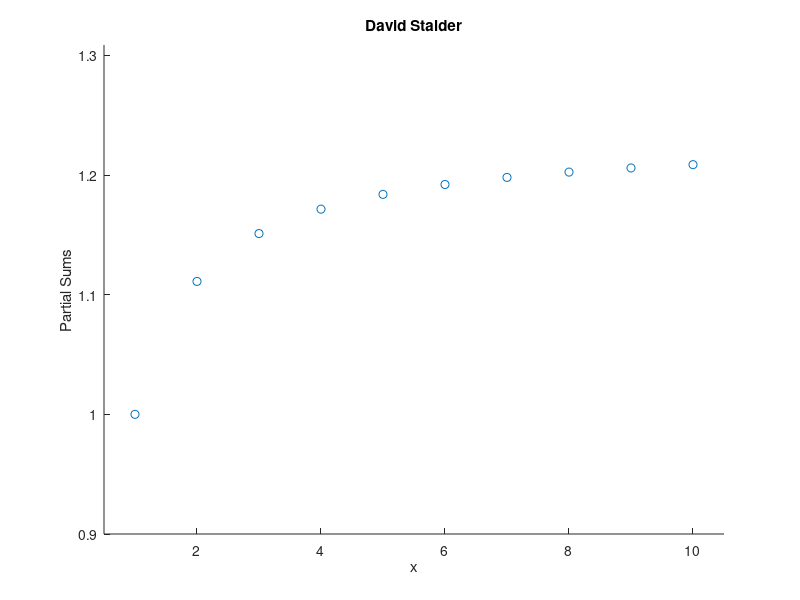

The MATLAB source for this figure:
% clear
clear all;
close all;
clc;

% Parameters
partialSums = zeros(10,1);
xValues = zeros(10,1);

% Computing Partial Sums
partialSums(1) = 1/((2*1-1)^2);
xValues(1) = 1;

for i = 2:10
    partialSums(i)= 1/((2*i-1)^2) + partialSums(i-1);
    xValues(i) = i;
end

% Plotting
scatter(xValues, partialSums);
title("David Stalder");
xlabel("x");
ylabel("Partial Sums");
xlim([min(xValues)-0.5, max(xValues)+0.5]);
ylim([min(partialSums)-0.1, max(partialSums)+0.1]);
savefig("series_plot.fig");
close;
